Frame 1 (no input): blank canvas, image omitted
Frame 60 (no input): blank canvas, image omitted
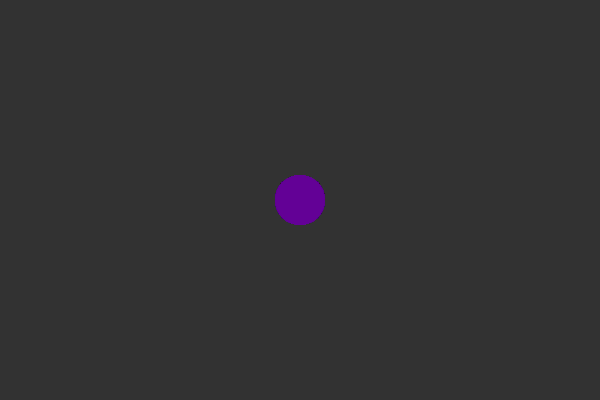
Frame 120 (the mouse pressed at the canvas centre since frame 60)

The p5.js sketch whose frames 1 and 60 were blank and that drew this single picture after the mouse press (run headless with seeded random() and noise() and a simulated clock; from frame 60 on, the mouse is pressed at the canvas centre):

// p5.js sketch
// ── sketch.js
var newWidth = 50;
var newHeight = 50;

//setup function executes once 
function setup(){
    createCanvas(600,400);
    background(50);
}

//draw function loops forever 
function draw(){
    // background(50);
    if(mouseIsPressed){
         noStroke();
         fill(100,0,150,100);
         ellipse(mouseX,mouseY,newWidth,newHeight);
    }
    
}
